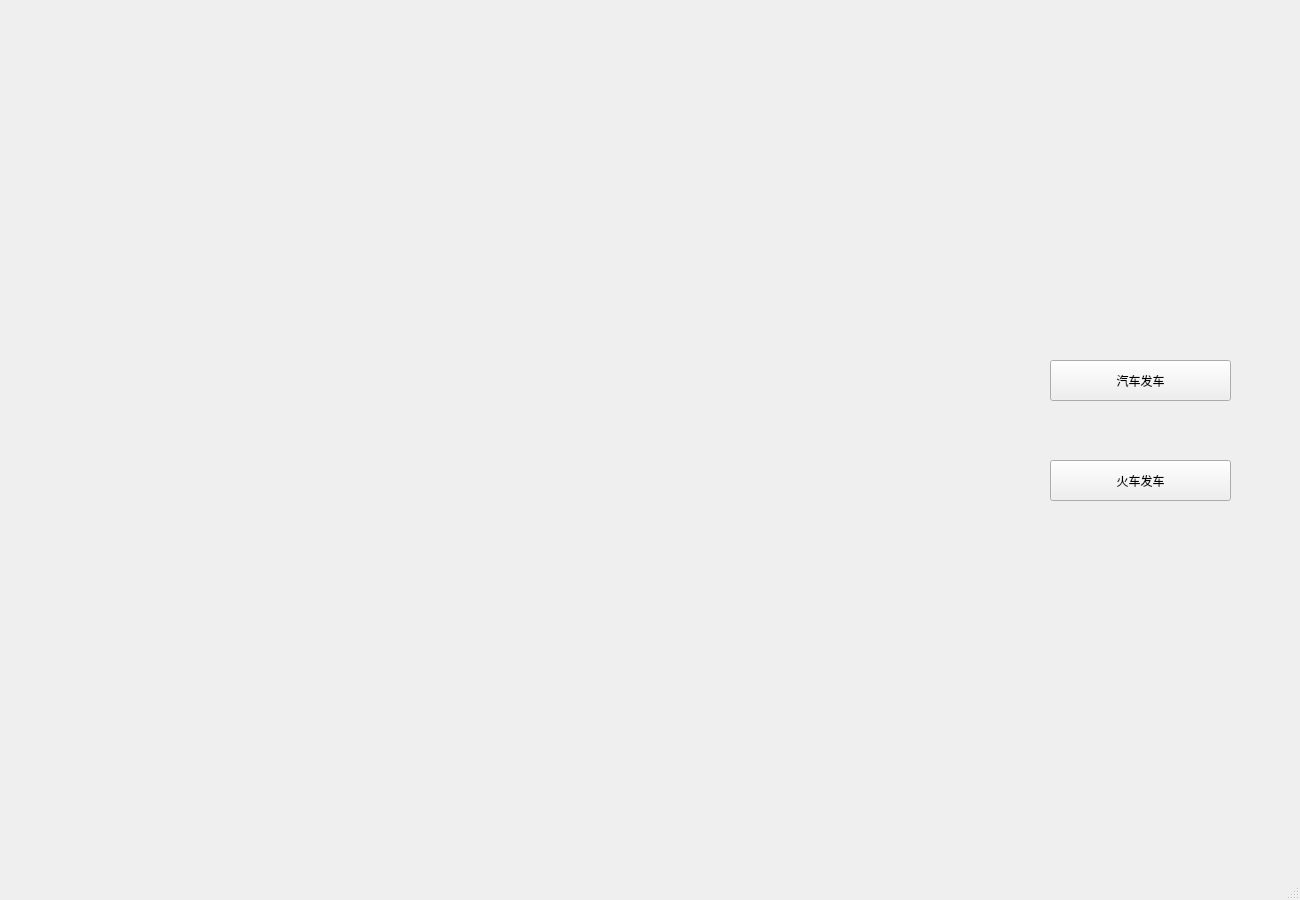
<?xml version="1.0" encoding="UTF-8"?>
<ui version="4.0">
 <class>MainInterface</class>
 <widget class="QMainWindow" name="MainInterface">
  <property name="geometry">
   <rect>
    <x>0</x>
    <y>0</y>
    <width>1300</width>
    <height>900</height>
   </rect>
  </property>
  <property name="windowTitle">
   <string>MainInterface</string>
  </property>
  <widget class="QWidget" name="centralwidget">
   <widget class="QPushButton" name="pushButton">
    <property name="geometry">
     <rect>
      <x>1050</x>
      <y>460</y>
      <width>181</width>
      <height>41</height>
     </rect>
    </property>
    <property name="text">
     <string>火车发车</string>
    </property>
   </widget>
   <widget class="QLabel" name="label">
    <property name="geometry">
     <rect>
      <x>0</x>
      <y>680</y>
      <width>1281</width>
      <height>191</height>
     </rect>
    </property>
    <property name="text">
     <string/>
    </property>
   </widget>
   <widget class="QPushButton" name="pushButton_2">
    <property name="geometry">
     <rect>
      <x>1050</x>
      <y>360</y>
      <width>181</width>
      <height>41</height>
     </rect>
    </property>
    <property name="text">
     <string>汽车发车</string>
    </property>
   </widget>
   <zorder>label</zorder>
   <zorder>pushButton</zorder>
   <zorder>pushButton_2</zorder>
  </widget>
  <widget class="QMenuBar" name="menubar">
   <property name="geometry">
    <rect>
     <x>0</x>
     <y>0</y>
     <width>1300</width>
     <height>20</height>
    </rect>
   </property>
  </widget>
  <widget class="QStatusBar" name="statusbar"/>
 </widget>
 <resources/>
 <connections/>
</ui>
